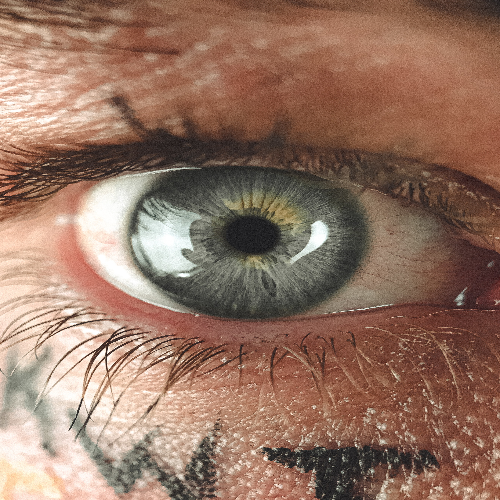
#> input picture image.png, 500 x 500 px
$ python resize.py
#> lines starting #> are read from the running program, lines starting #| are printed output that depends on the picture
import cv2

img=cv2.imread("image.png") # sets image to the variable
#> img is the input picture: shape (500, 500, 3); mean B, G, R 99.1, 116.1, 148.5

resized = cv2.resize(img, (400,500)) # gives the image you want to resize and the measurement you want to resize it to
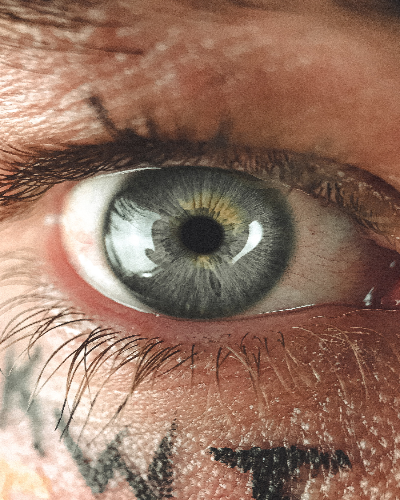
#> resized: shape (500, 400, 3); mean B, G, R 99.2, 116.2, 148.6

cv2.imshow("Original", img)   # shows original image with title original
cv2.imshow("Resized", resized)  #shows resized image with title original

cv2.waitKey(10000) #keeps images up for 10 seconds

$ run again, with face3.jpg saved as image.png
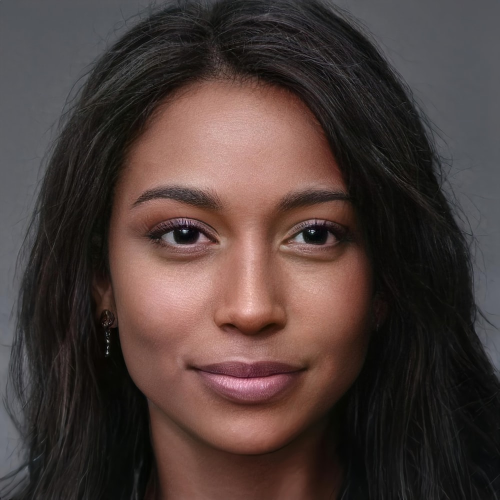
#> input picture face3.jpg, 1000 x 1000 px (shown at 1/2 size)
#> img is the input picture: shape (1000, 1000, 3); mean B, G, R 57.5, 60.9, 76.2
#> `resized = cv2.resize(img, (400,500))`:
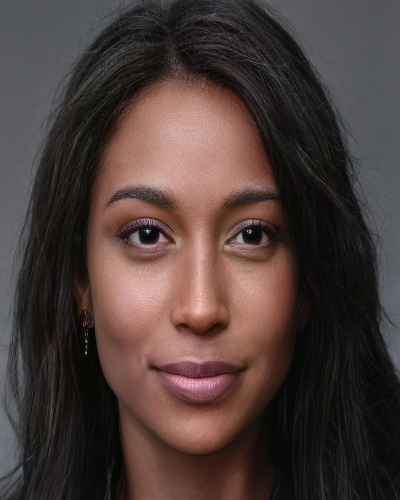
#> resized: shape (500, 400, 3); mean B, G, R 57.5, 61, 76.2
